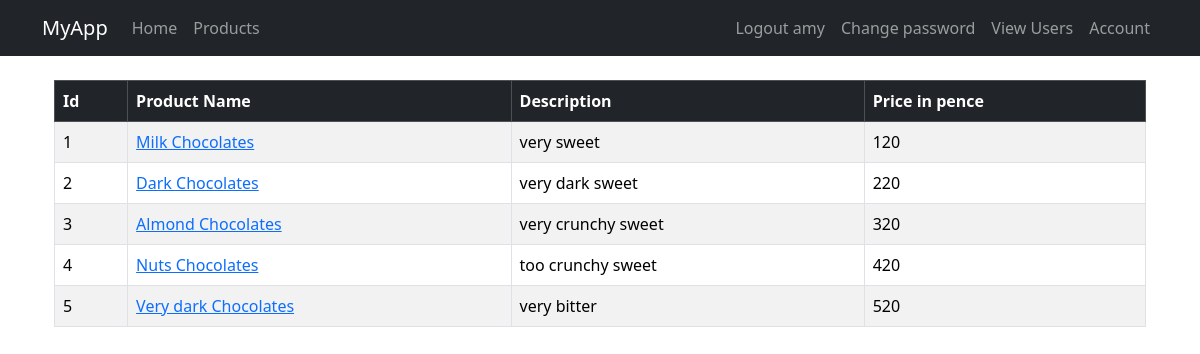
Screenshot of /products (signed in) with the database file from the repository.
### app/models.py (models this page shows, shortened)
@dataclass
class User(UserMixin, db.Model):
    __tablename__ = 'users'
    id: so.Mapped[int] = so.mapped_column(primary_key=True)
    username: so.Mapped[str] = so.mapped_column(sa.String(64), index=True, unique=True)
    email: so.Mapped[str] = so.mapped_column(sa.String(120), index=True, unique=True)
    password_hash: so.Mapped[Optional[str]] = so.mapped_column(sa.String(256))
    role:so.Mapped[int] = so.mapped_column()
    current_login: so.Mapped[Optional[str]] = so.mapped_column(sa.String(120))
    previous_login: so.Mapped[Optional[str]] = so.mapped_column(sa.String(120))
    secondary_email: so.Mapped[Optional[str]] = so.mapped_column(sa.String(120), index=True, unique=True)
    addresses: so.Mapped[list['Address']] = relationship(back_populates='user', cascade='all, delete-orphan') # 1, N
    reviews: so.Mapped[list['Review']] = relationship(back_populates='user', cascade='all, delete-orphan')

@dataclass
class Product(db.Model):
    __tablename__ = 'products'
    id: so.Mapped[int] = so.mapped_column(primary_key=True)
    name: so.Mapped[str] = so.mapped_column(sa.String(16))
    description: so.Mapped[str] = so.mapped_column(sa.String(256))
    price: so.Mapped[int] = so.mapped_column()
    reviews: so.Mapped[list['Review']] = relationship(back_populates='product', cascade='all, delete-orphan')

### app/views.py (the view)
@app.route('/products')
@login_required
def products():
    q = db.select(Product)
    products = db.session.scalars(q)
    return render_template('products.html', title='Products', products=products)

### app/models.py (called while the page is built)
@login.user_loader
def load_user(id):
    return db.session.get(User, int(id))

### app/templates/products.html
{% extends "base.html" %}
{% block content %}
<div class="container mt-4">
    <div class="table-responsive">
        <table class="table table-bordered table-striped">
            <thead class="table-dark">
            <tr>
                <th> Id</th>
                <th> Product Name</th>
                <th> Description</th>
                <th> Price in pence</th>
            </tr>
            </thead>
            <tbody>
            {% for product in products %}
            <tr>
                <td>{{ product.id }}</td>
                <td>
                    <div>
                        <a href="{{ url_for('product_detail',productId=product.id) }}">{{ product.name }}</a>
                    </div>
                </td>
                <td>{{ product.description }}</td>
                <td>{{ product.price }}</td>
            </tr>
            {% endfor %}
            </tbody>
        </table>
    </div>
</div>
{% endblock %}

### app/templates/base.html (shortened to what this page needs)
<!doctype html>
<html lang="en">
<head>
    <link
            href="https://cdn.jsdelivr.net/npm/bootstrap@5.3.3/dist/css/bootstrap.min.css"
            rel="stylesheet"
>
    <link rel="stylesheet" href="https://cdn.jsdelivr.net/npm/bootstrap-icons@1.11.3/font/bootstrap-icons.min.css">
</head>
<body>
<nav class="navbar navbar-expand-sm bg-dark" data-bs-theme="dark">
    <div class="container">
        <a class="navbar-brand" href="{{ url_for('home') }}">MyApp</a>
        <div class="collapse navbar-collapse" id="navbarSupportedContent">
            <ul class="navbar-nav me-auto mb-2 mb-lg-0">
                <li class="nav-item">
                    <a class="nav-link" aria-current="page" href="{{ url_for('home') }}">Home</a>
                </li>
                <li>
                    {% if not current_user.is_anonymous %}
                    <a class="nav-link" aria-current="page" href="{{ url_for('products') }}">Products</a>
                    {% endif %}
                </li>
            </ul>
            <ul class="navbar-nav mb-2 mb-lg-0">
                <li class="nav-item">
                    {% if current_user.is_anonymous %}
                    <a class="nav-link" aria-current="page" href="{{ url_for('login') }}">Login</a>
                    {% else %}
                    <a class="nav-link" aria-current="page" href="{{ url_for('logout') }}">Logout
                        {{ current_user.username }}</a>
                    {% endif %}
                </li>
                <li>
                    {% if not current_user.is_anonymous %}
                    <a class="nav-link" aria-current="page" href="{{ url_for('change_password') }}">Change password</a>
                    {% endif %}
                </li>
                <li>
                    {% if not current_user.is_anonymous and (current_user.role == 1) %}
                    <a class="nav-link" aria-current="page" href="{{ url_for('users') }}">View Users</a>
                    {% endif %}
                </li>
                <li class="nav-item">
                    <a class="nav-link" aria-current="page" href="{{ url_for('account') }}">Account</a>
                </li>
            </ul>
        </div>
    </div>
</nav>
<div class="container">
    {% block content %}{% endblock content %}
</div>
</body>
</html>

### rows the page displays
User: username "amy"
Product: id "1", name "Milk Chocolates", description "very sweet", price "120"
Product: id "2", name "Dark Chocolates", description "very dark sweet", price "220"
Product: id "3", name "Almond Chocolates", description "very crunchy sweet", price "320"
Product: id "4", name "Nuts Chocolates", description "too crunchy sweet", price "420"
Product: id "5", name "Very dark Chocolates", description "very bitter", price "520"
